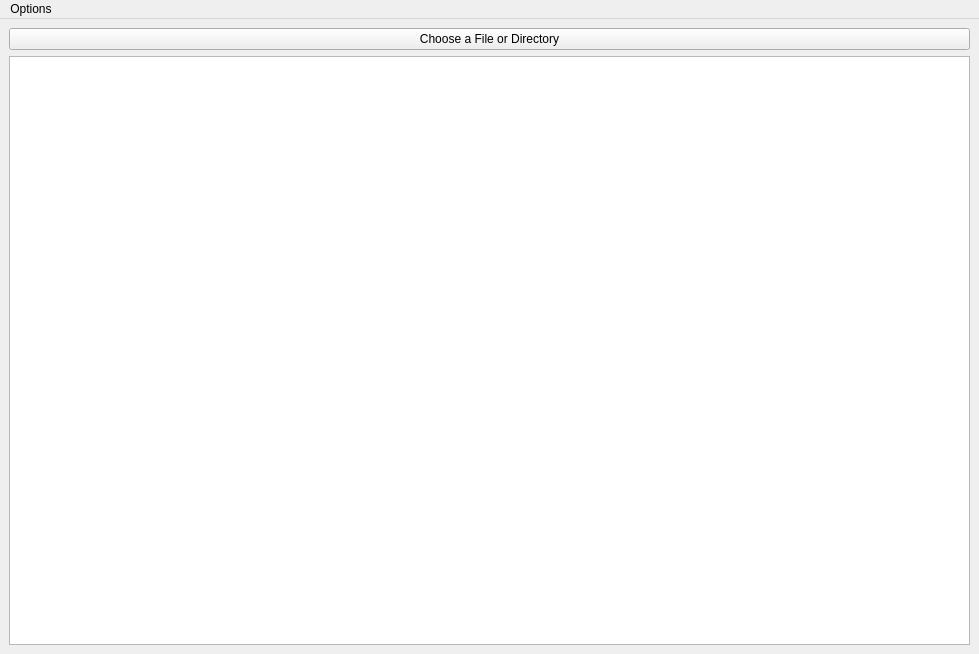
<?xml version="1.0" encoding="UTF-8"?>
<ui version="4.0">
    <class>main_window</class>
    <widget class="QMainWindow" name="main_window">
        <property name="geometry">
            <rect>
                <x>0</x>
                <y>0</y>
                <width>979</width>
                <height>654</height>
            </rect>
        </property>
        <property name="sizePolicy">
            <sizepolicy hsizetype="Minimum" vsizetype="Minimum">
                <horstretch>0</horstretch>
                <verstretch>0</verstretch>
            </sizepolicy>
        </property>
        <property name="windowTitle">
            <string>Data-Driven Software Security Assessment</string>
        </property>
        <widget class="QWidget" name="centralwidget">
            <property name="sizePolicy">
                <sizepolicy hsizetype="Expanding" vsizetype="Expanding">
                    <horstretch>0</horstretch>
                    <verstretch>0</verstretch>
                </sizepolicy>
            </property>
            <layout class="QVBoxLayout" name="verticalLayout">
                <item>
                    <widget class="QPushButton" name="file_select_btn">
                        <property name="text">
                            <string>Choose a File or Directory</string>
                        </property>
                    </widget>
                </item>
                <item>
                    <widget class="QTextBrowser" name="text_browser"/>
                </item>
            </layout>
        </widget>
        <widget class="QMenuBar" name="menubar">
            <property name="geometry">
                <rect>
                    <x>0</x>
                    <y>0</y>
                    <width>979</width>
                    <height>21</height>
                </rect>
            </property>
            <widget class="QMenu" name="menuOptions">
                <property name="title">
                    <string>Options</string>
                </property>
                <addaction name="menu_action_help"/>
                <addaction name="menu_action_quit"/>
            </widget>
            <addaction name="menuOptions"/>
        </widget>
        <action name="menu_action_help">
            <property name="text">
                <string>Help</string>
            </property>
        </action>
        <action name="menu_action_quit">
            <property name="text">
                <string>Quit</string>
            </property>
        </action>
    </widget>
    <resources/>
    <connections/>
</ui>
